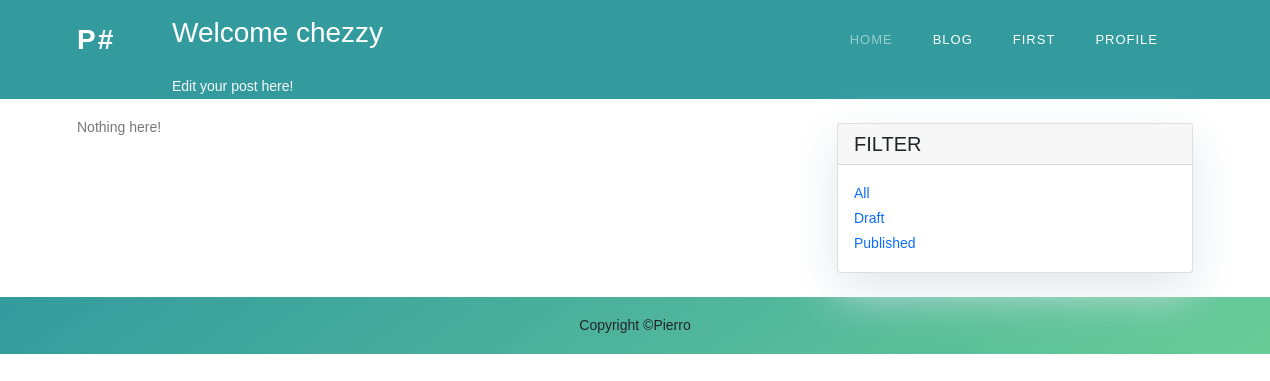
/blog/admin/All/ (signed in), run on an earlier commit of the app's database.
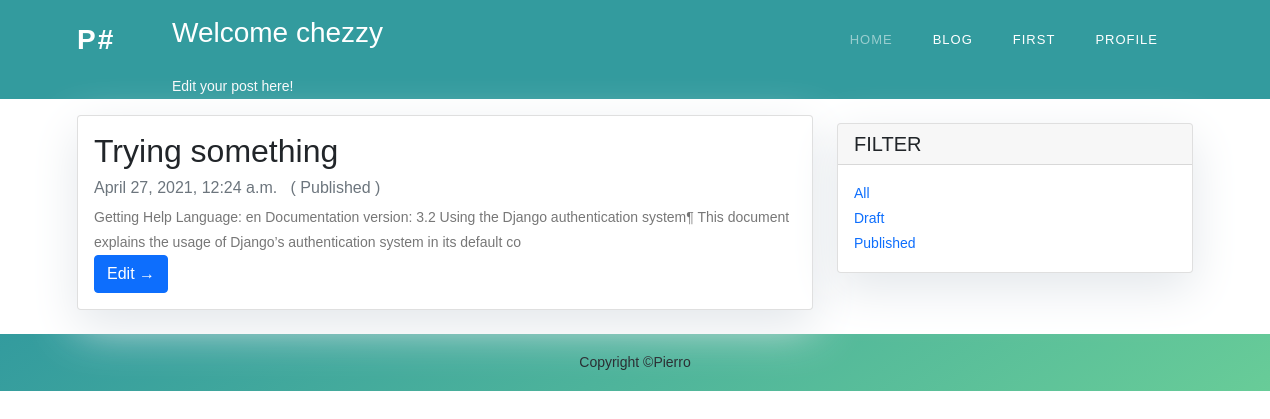
And on a later commit of the database.
### blog/models.py (models this page shows, shortened)
class Post(models.Model):
	STATUS = (
		(0, 'Draft'), (1, 'Publish')
		)
	author = models.ForeignKey(User, on_delete=models.CASCADE)
	title = models.CharField(max_length=200, unique=True)
	slug = models.SlugField(max_length=200, unique=True)
	body = models.TextField()
	status = models.IntegerField(choices=STATUS, default=0)
	date_created = models.DateTimeField(auto_now_add=True)
	date_modified = models.DateTimeField()
	class Meta:
		ordering = ['-date_created']

### blog/views.py (the view)
# urls.py: path('admin/<str:filter>/', views.blog_admin_index, name='blog_admin_index'),
def blog_admin_index(req, filter):
	if not req.user.is_authenticated:
		return redirect('blog_index')
	if filter == 'All':
		queryset = Post.objects.filter(author=req.user).order_by('-date_created')
	elif filter == 'Draft':
		queryset = Post.objects.filter(status=0, author=req.user).order_by('-date_created')
	elif filter =='Published':
		queryset = Post.objects.filter(status=1, author=req.user).order_by('-date_created')
	else:
		raise Http404('Path does not exist')
	contxt = {'title': 'Blog', 'posts': queryset, 'status': ['Draft', 'Published'] }
	return render(req, 'blog/blog_admin.html', contxt)

### blog/templates/blog/blog_admin.html (shortened to what this page needs)
{%extends 'base.html' %}
{%block content %}
{% if user.is_authenticated %}
<header style="background: rgb(51,155,158)">
    <div class="container">
        <div class="row">
            <div class="col-md-8 col-md-10 mx-auto">
                <div class="site-heading">
                    <h3 class="site-heading my-4 mt-3 text-white">Welcome {{user.username}} </h3>
                    <p class="text-light"> Edit your post here! &nbsp;
                    </p>
                </div>
            </div>
        </div>
    </div>
</header>
<div class="container">
    <div class="row">
        <div class="col-md-8 mt-3 left">
        	{%if posts %}
	            {% for post in posts %}
	            <div class="card mb-4">
	                <div class="card-body">
	                    <h2 class="card-title">{{ post.title }}</h2>
	                    <p class="card-text text-muted h6"> {{ post.date_created}}  &nbsp; ({%if post.status %} {{status.1}} {%else%} {{status.0}} {% endif %}) </p>
	                    <p class="card-text">{{post.body|slice:":200" }}</p>
	                    <a href="{%url 'update_blog' post.slug %}" class="btn btn-primary">Edit &rarr;</a>
	                </div>
	            </div>
	            {% endfor %}
            {%else%}
            <p> Nothing here!
            {% endif %}
        </div>
        {% block sidebar %} {% include 'blog/filterbar.html' %} {% endblock sidebar %}
    </div>
</div>
	{% else %}
		<p>
			Please Sign In to write an article.
		</p>
	{% endif %}
{%endblock%}

What changed in the data, as far as the page shows it:
added Post: title "Trying something", date_created "April 27, 2021, 12:24 a.m.", status "Published", body "Getting Help Language: en Documentation version: 3.2 Using the Django authentication system¶ This document explains the usage of Django’s authentication system in its default co"
Also different on the page:
text no longer shown: "Nothing here!"
